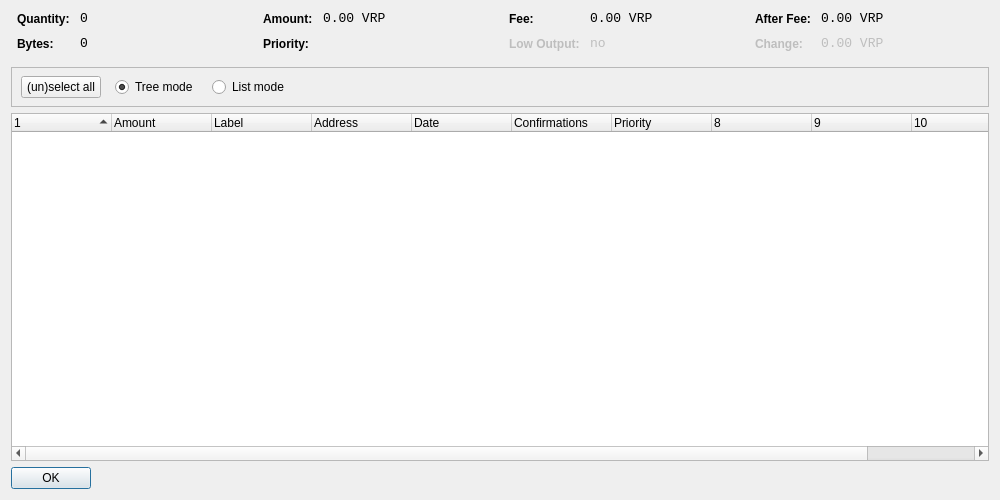
<?xml version="1.0" encoding="UTF-8"?>
<ui version="4.0">
 <class>CoinControlDialog</class>
 <widget class="QDialog" name="CoinControlDialog">
  <property name="geometry">
   <rect>
    <x>0</x>
    <y>0</y>
    <width>1000</width>
    <height>500</height>
   </rect>
  </property>
  <property name="windowTitle">
   <string>Coin Control</string>
  </property>
  <layout class="QVBoxLayout" name="verticalLayout">
   <item>
    <layout class="QHBoxLayout" name="horizontalLayoutTop" stretch="0,0,0,0">
     <property name="topMargin">
      <number>0</number>
     </property>
     <property name="bottomMargin">
      <number>10</number>
     </property>
     <item>
      <layout class="QFormLayout" name="formLayoutCoinControl1">
       <property name="horizontalSpacing">
        <number>10</number>
       </property>
       <property name="verticalSpacing">
        <number>10</number>
       </property>
       <property name="leftMargin">
        <number>6</number>
       </property>
       <property name="rightMargin">
        <number>6</number>
       </property>
       <item row="0" column="0">
        <widget class="QLabel" name="labelCoinControlQuantityText">
         <property name="styleSheet">
          <string notr="true">font-weight:bold;</string>
         </property>
         <property name="text">
          <string>Quantity:</string>
         </property>
        </widget>
       </item>
       <item row="0" column="1">
        <widget class="QLabel" name="labelCoinControlQuantity">
         <property name="font">
          <font>
           <family>Monospace</family>
           <pointsize>10</pointsize>
          </font>
         </property>
         <property name="cursor">
          <cursorShape>IBeamCursor</cursorShape>
         </property>
         <property name="contextMenuPolicy">
          <enum>Qt::ActionsContextMenu</enum>
         </property>
         <property name="text">
          <string notr="true">0</string>
         </property>
         <property name="textInteractionFlags">
          <set>Qt::LinksAccessibleByMouse|Qt::TextSelectableByKeyboard|Qt::TextSelectableByMouse</set>
         </property>
        </widget>
       </item>
       <item row="1" column="0">
        <widget class="QLabel" name="labelCoinControlBytesText">
         <property name="styleSheet">
          <string notr="true">font-weight:bold;</string>
         </property>
         <property name="text">
          <string>Bytes:</string>
         </property>
        </widget>
       </item>
       <item row="1" column="1">
        <widget class="QLabel" name="labelCoinControlBytes">
         <property name="font">
          <font>
           <family>Monospace</family>
           <pointsize>10</pointsize>
          </font>
         </property>
         <property name="cursor">
          <cursorShape>IBeamCursor</cursorShape>
         </property>
         <property name="contextMenuPolicy">
          <enum>Qt::ActionsContextMenu</enum>
         </property>
         <property name="text">
          <string notr="true">0</string>
         </property>
         <property name="textInteractionFlags">
          <set>Qt::LinksAccessibleByMouse|Qt::TextSelectableByKeyboard|Qt::TextSelectableByMouse</set>
         </property>
        </widget>
       </item>
      </layout>
     </item>
     <item>
      <layout class="QFormLayout" name="formLayoutCoinControl2">
       <property name="horizontalSpacing">
        <number>10</number>
       </property>
       <property name="verticalSpacing">
        <number>10</number>
       </property>
       <property name="leftMargin">
        <number>6</number>
       </property>
       <property name="rightMargin">
        <number>6</number>
       </property>
       <item row="0" column="0">
        <widget class="QLabel" name="labelCoinControlAmountText">
         <property name="styleSheet">
          <string notr="true">font-weight:bold;</string>
         </property>
         <property name="text">
          <string>Amount:</string>
         </property>
        </widget>
       </item>
       <item row="0" column="1">
        <widget class="QLabel" name="labelCoinControlAmount">
         <property name="font">
          <font>
           <family>Monospace</family>
           <pointsize>10</pointsize>
          </font>
         </property>
         <property name="cursor">
          <cursorShape>IBeamCursor</cursorShape>
         </property>
         <property name="contextMenuPolicy">
          <enum>Qt::ActionsContextMenu</enum>
         </property>
         <property name="text">
          <string notr="true">0.00 VRP</string>
         </property>
         <property name="textInteractionFlags">
          <set>Qt::LinksAccessibleByMouse|Qt::TextSelectableByKeyboard|Qt::TextSelectableByMouse</set>
         </property>
        </widget>
       </item>
       <item row="1" column="0">
        <widget class="QLabel" name="labelCoinControlPriorityText">
         <property name="styleSheet">
          <string notr="true">font-weight:bold;</string>
         </property>
         <property name="text">
          <string>Priority:</string>
         </property>
        </widget>
       </item>
       <item row="1" column="1">
        <widget class="QLabel" name="labelCoinControlPriority">
         <property name="font">
          <font>
           <family>Monospace</family>
           <pointsize>10</pointsize>
          </font>
         </property>
         <property name="cursor">
          <cursorShape>IBeamCursor</cursorShape>
         </property>
         <property name="contextMenuPolicy">
          <enum>Qt::ActionsContextMenu</enum>
         </property>
         <property name="text">
          <string/>
         </property>
         <property name="textInteractionFlags">
          <set>Qt::LinksAccessibleByMouse|Qt::TextSelectableByKeyboard|Qt::TextSelectableByMouse</set>
         </property>
        </widget>
       </item>
      </layout>
     </item>
     <item>
      <layout class="QFormLayout" name="formLayoutCoinControl3">
       <property name="horizontalSpacing">
        <number>10</number>
       </property>
       <property name="verticalSpacing">
        <number>10</number>
       </property>
       <property name="leftMargin">
        <number>6</number>
       </property>
       <property name="rightMargin">
        <number>6</number>
       </property>
       <item row="0" column="0">
        <widget class="QLabel" name="labelCoinControlFeeText">
         <property name="styleSheet">
          <string notr="true">font-weight:bold;</string>
         </property>
         <property name="text">
          <string>Fee:</string>
         </property>
        </widget>
       </item>
       <item row="0" column="1">
        <widget class="QLabel" name="labelCoinControlFee">
         <property name="font">
          <font>
           <family>Monospace</family>
           <pointsize>10</pointsize>
          </font>
         </property>
         <property name="cursor">
          <cursorShape>IBeamCursor</cursorShape>
         </property>
         <property name="contextMenuPolicy">
          <enum>Qt::ActionsContextMenu</enum>
         </property>
         <property name="text">
          <string notr="true">0.00 VRP</string>
         </property>
         <property name="textInteractionFlags">
          <set>Qt::LinksAccessibleByMouse|Qt::TextSelectableByKeyboard|Qt::TextSelectableByMouse</set>
         </property>
        </widget>
       </item>
       <item row="1" column="0">
        <widget class="QLabel" name="labelCoinControlLowOutputText">
         <property name="enabled">
          <bool>false</bool>
         </property>
         <property name="styleSheet">
          <string notr="true">font-weight:bold;</string>
         </property>
         <property name="text">
          <string>Low Output:</string>
         </property>
        </widget>
       </item>
       <item row="1" column="1">
        <widget class="QLabel" name="labelCoinControlLowOutput">
         <property name="enabled">
          <bool>false</bool>
         </property>
         <property name="font">
          <font>
           <family>Monospace</family>
           <pointsize>10</pointsize>
          </font>
         </property>
         <property name="cursor">
          <cursorShape>IBeamCursor</cursorShape>
         </property>
         <property name="contextMenuPolicy">
          <enum>Qt::ActionsContextMenu</enum>
         </property>
         <property name="text">
          <string notr="true">no</string>
         </property>
         <property name="textInteractionFlags">
          <set>Qt::LinksAccessibleByMouse|Qt::TextSelectableByKeyboard|Qt::TextSelectableByMouse</set>
         </property>
        </widget>
       </item>
      </layout>
     </item>
     <item>
      <layout class="QFormLayout" name="formLayoutCoinControl4">
       <property name="horizontalSpacing">
        <number>10</number>
       </property>
       <property name="verticalSpacing">
        <number>10</number>
       </property>
       <property name="leftMargin">
        <number>6</number>
       </property>
       <property name="rightMargin">
        <number>6</number>
       </property>
       <item row="0" column="0">
        <widget class="QLabel" name="labelCoinControlAfterFeeText">
         <property name="styleSheet">
          <string notr="true">font-weight:bold;</string>
         </property>
         <property name="text">
          <string>After Fee:</string>
         </property>
        </widget>
       </item>
       <item row="0" column="1">
        <widget class="QLabel" name="labelCoinControlAfterFee">
         <property name="font">
          <font>
           <family>Monospace</family>
           <pointsize>10</pointsize>
          </font>
         </property>
         <property name="cursor">
          <cursorShape>IBeamCursor</cursorShape>
         </property>
         <property name="contextMenuPolicy">
          <enum>Qt::ActionsContextMenu</enum>
         </property>
         <property name="text">
          <string notr="true">0.00 VRP</string>
         </property>
         <property name="textInteractionFlags">
          <set>Qt::LinksAccessibleByMouse|Qt::TextSelectableByKeyboard|Qt::TextSelectableByMouse</set>
         </property>
        </widget>
       </item>
       <item row="1" column="0">
        <widget class="QLabel" name="labelCoinControlChangeText">
         <property name="enabled">
          <bool>false</bool>
         </property>
         <property name="styleSheet">
          <string notr="true">font-weight:bold;</string>
         </property>
         <property name="text">
          <string>Change:</string>
         </property>
        </widget>
       </item>
       <item row="1" column="1">
        <widget class="QLabel" name="labelCoinControlChange">
         <property name="enabled">
          <bool>false</bool>
         </property>
         <property name="font">
          <font>
           <family>Monospace</family>
           <pointsize>10</pointsize>
          </font>
         </property>
         <property name="cursor">
          <cursorShape>IBeamCursor</cursorShape>
         </property>
         <property name="contextMenuPolicy">
          <enum>Qt::ActionsContextMenu</enum>
         </property>
         <property name="text">
          <string notr="true">0.00 VRP</string>
         </property>
         <property name="textInteractionFlags">
          <set>Qt::LinksAccessibleByMouse|Qt::TextSelectableByKeyboard|Qt::TextSelectableByMouse</set>
         </property>
        </widget>
       </item>
      </layout>
     </item>
    </layout>
   </item>
   <item>
    <widget class="QFrame" name="frame">
     <property name="minimumSize">
      <size>
       <width>0</width>
       <height>40</height>
      </size>
     </property>
     <property name="frameShape">
      <enum>QFrame::StyledPanel</enum>
     </property>
     <property name="frameShadow">
      <enum>QFrame::Sunken</enum>
     </property>
     <widget class="QWidget" name="horizontalLayoutWidget">
      <property name="geometry">
       <rect>
        <x>10</x>
        <y>0</y>
        <width>781</width>
        <height>41</height>
       </rect>
      </property>
      <layout class="QHBoxLayout" name="horizontalLayoutPanel" stretch="0,0,0,0,0">
       <property name="spacing">
        <number>14</number>
       </property>
       <item>
        <widget class="QPushButton" name="pushButtonSelectAll">
         <property name="sizePolicy">
          <sizepolicy hsizetype="Maximum" vsizetype="Fixed">
           <horstretch>0</horstretch>
           <verstretch>0</verstretch>
          </sizepolicy>
         </property>
         <property name="text">
          <string>(un)select all</string>
         </property>
        </widget>
       </item>
       <item>
        <widget class="QRadioButton" name="radioTreeMode">
         <property name="sizePolicy">
          <sizepolicy hsizetype="Maximum" vsizetype="Fixed">
           <horstretch>0</horstretch>
           <verstretch>0</verstretch>
          </sizepolicy>
         </property>
         <property name="text">
          <string>Tree mode</string>
         </property>
         <property name="checked">
          <bool>true</bool>
         </property>
        </widget>
       </item>
       <item>
        <widget class="QRadioButton" name="radioListMode">
         <property name="sizePolicy">
          <sizepolicy hsizetype="Maximum" vsizetype="Fixed">
           <horstretch>0</horstretch>
           <verstretch>0</verstretch>
          </sizepolicy>
         </property>
         <property name="text">
          <string>List mode</string>
         </property>
        </widget>
       </item>
       <item>
        <spacer name="horizontalSpacer">
         <property name="orientation">
          <enum>Qt::Horizontal</enum>
         </property>
         <property name="sizeHint" stdset="0">
          <size>
           <width>40</width>
           <height>20</height>
          </size>
         </property>
        </spacer>
       </item>
      </layout>
     </widget>
    </widget>
   </item>
   <item>
    <widget class="CoinControlTreeWidget" name="treeWidget">
     <property name="contextMenuPolicy">
      <enum>Qt::CustomContextMenu</enum>
     </property>
     <property name="sortingEnabled">
      <bool>false</bool>
     </property>
     <property name="columnCount">
      <number>11</number>
     </property>
     <attribute name="headerShowSortIndicator" stdset="0">
      <bool>true</bool>
     </attribute>
     <attribute name="headerStretchLastSection">
      <bool>false</bool>
     </attribute>
     <column>
      <property name="text">
       <string/>
      </property>
     </column>
     <column>
      <property name="text">
       <string>Amount</string>
      </property>
     </column>
     <column>
      <property name="text">
       <string>Label</string>
      </property>
     </column>
     <column>
      <property name="text">
       <string>Address</string>
      </property>
     </column>
     <column>
      <property name="text">
       <string>Date</string>
      </property>
     </column>
     <column>
      <property name="text">
       <string>Confirmations</string>
      </property>
      <property name="toolTip">
       <string>Confirmed</string>
      </property>
     </column>
     <column>
      <property name="text">
       <string>Priority</string>
      </property>
     </column>
     <column>
      <property name="text">
       <string/>
      </property>
     </column>
     <column>
      <property name="text">
       <string/>
      </property>
     </column>
     <column>
      <property name="text">
       <string/>
      </property>
     </column>
     <column>
      <property name="text">
       <string/>
      </property>
     </column>
    </widget>
   </item>
   <item>
    <widget class="QDialogButtonBox" name="buttonBox">
     <property name="sizePolicy">
      <sizepolicy hsizetype="Maximum" vsizetype="Fixed">
       <horstretch>0</horstretch>
       <verstretch>0</verstretch>
      </sizepolicy>
     </property>
     <property name="orientation">
      <enum>Qt::Horizontal</enum>
     </property>
     <property name="standardButtons">
      <set>QDialogButtonBox::Ok</set>
     </property>
    </widget>
   </item>
  </layout>
 </widget>
 <customwidgets>
  <customwidget>
   <class>CoinControlTreeWidget</class>
   <extends>QTreeWidget</extends>
   <header>coincontroltreewidget.h</header>
  </customwidget>
 </customwidgets>
 <resources/>
 <connections/>
</ui>
